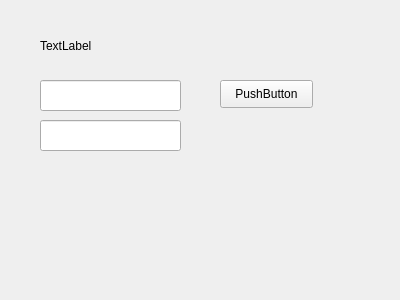
<?xml version="1.0" encoding="UTF-8"?>
<ui version="4.0">
 <class>Widget</class>
 <widget class="QWidget" name="Widget">
  <property name="geometry">
   <rect>
    <x>0</x>
    <y>0</y>
    <width>400</width>
    <height>300</height>
   </rect>
  </property>
  <property name="windowTitle">
   <string>Widget</string>
  </property>
  <widget class="QPushButton" name="pushButton">
   <property name="geometry">
    <rect>
     <x>220</x>
     <y>80</y>
     <width>93</width>
     <height>28</height>
    </rect>
   </property>
   <property name="text">
    <string>PushButton</string>
   </property>
  </widget>
  <widget class="QLineEdit" name="lineEdit">
   <property name="geometry">
    <rect>
     <x>40</x>
     <y>80</y>
     <width>141</width>
     <height>31</height>
    </rect>
   </property>
  </widget>
  <widget class="QLineEdit" name="IP_Edit">
   <property name="geometry">
    <rect>
     <x>40</x>
     <y>120</y>
     <width>141</width>
     <height>31</height>
    </rect>
   </property>
  </widget>
  <widget class="QLabel" name="label">
   <property name="geometry">
    <rect>
     <x>40</x>
     <y>30</y>
     <width>141</width>
     <height>31</height>
    </rect>
   </property>
   <property name="text">
    <string>TextLabel</string>
   </property>
  </widget>
 </widget>
 <layoutdefault spacing="6" margin="11"/>
 <resources/>
 <connections/>
</ui>
